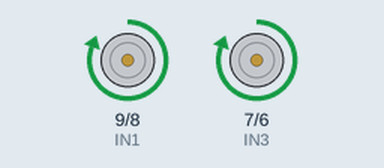
Simulated run of this sketch. Board: Arduino Uno, built with avr-gcc and run on an emulated ATmega328P. On the bench: motor-driver pin pairs drawn as motors (green arrow = first pin HIGH = forward, orange = second pin HIGH = backward, longer = more drive, scaled by the enable pin).

Above: at 1.0 s.
At 4.0 s:
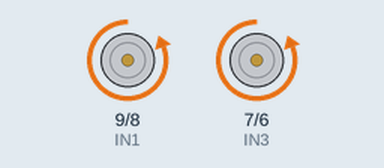
At 7.0 s:
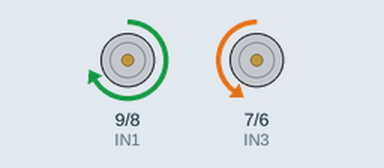
At 12.0 s:
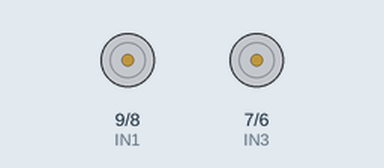
Timing chart, 0 to 16.9 s (numbered marks = the images above):
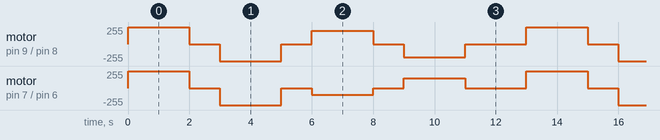

Measured:
- by itself, motor on pin 9 (IN1) / pin 8 (IN2): repeats every 13.0 s: stopped 1.0 s, backward 255/255 2.0 s, stopped 1.0 s, forward 200/255 2.0 s, stopped 1.0 s, backward 200/255 2.0 s, stopped 2.0 s, forward 255/255 2.0 s

The sketch:

control-de-motores-Arduino.ino
```cpp
//Motor 1
int ENA = 10;
int IN1 = 9;
int IN2 = 8;
//Motor 2
int ENB = 5;
int IN3 = 7;
int IN4 = 6;

void setup() {
  // put your setup code here, to run once:
pinMode(ENA, OUTPUT);
pinMode(ENB, OUTPUT);
pinMode(IN1, OUTPUT);
pinMode(IN2, OUTPUT);
pinMode(IN3, OUTPUT);
pinMode(IN4, OUTPUT);
}

void adelante()
{
  //Motor 1
  digitalWrite(IN1, HIGH);
  digitalWrite(IN2, LOW);
  analogWrite(ENA, 255);

  //Motor 2
  digitalWrite(IN3, HIGH);
  digitalWrite(IN4, LOW);
  analogWrite(ENB, 255);
  }

  void reversa(){
    //Motor 1
    digitalWrite(IN1, LOW);
    digitalWrite(IN2, HIGH);
    analogWrite(ENA, 255);

    //Motor 2
    digitalWrite(IN3, LOW);
    digitalWrite(IN4, HIGH);
    analogWrite(ENB, 255);
    }

  void derecha(){
    //Motor 1 hacia delante
    digitalWrite(IN1, HIGH);
    digitalWrite(IN2, LOW);
    analogWrite(ENA, 200);

    //Motor 2 hacia atras
    digitalWrite(IN3, LOW);
    digitalWrite(IN4, HIGH);
    analogWrite(ENB, 100);
    }

    void izquierda(){
      //Motor 1 hacia atras
      digitalWrite(IN1, LOW);
      digitalWrite(IN2, HIGH);
      analogWrite(ENA, 50);

      //Motor 2 hacia adelante
      digitalWrite(IN3, HIGH);
      digitalWrite(IN4, LOW);
      analogWrite(ENB, 150);
      }

      void parar(){
        //Motor 1
        digitalWrite(IN1, LOW);
        digitalWrite(IN2, LOW);
        analogWrite(ENA, 0);

        //Motor 2
        digitalWrite(IN3, LOW);
        digitalWrite(IN4, LOW);
        analogWrite(ENB, 0);
        }

void loop() {
  // put your main code here, to run repeatedly:
  adelante();
  delay(2000);
  parar();
  delay(1000);
  reversa();
  delay(2000);
  parar();
  delay(1000);
  derecha();
  delay(2000);
  parar();
  delay(1000);
  izquierda();
  delay(2000);
  parar();
  delay(2000);

}
```
